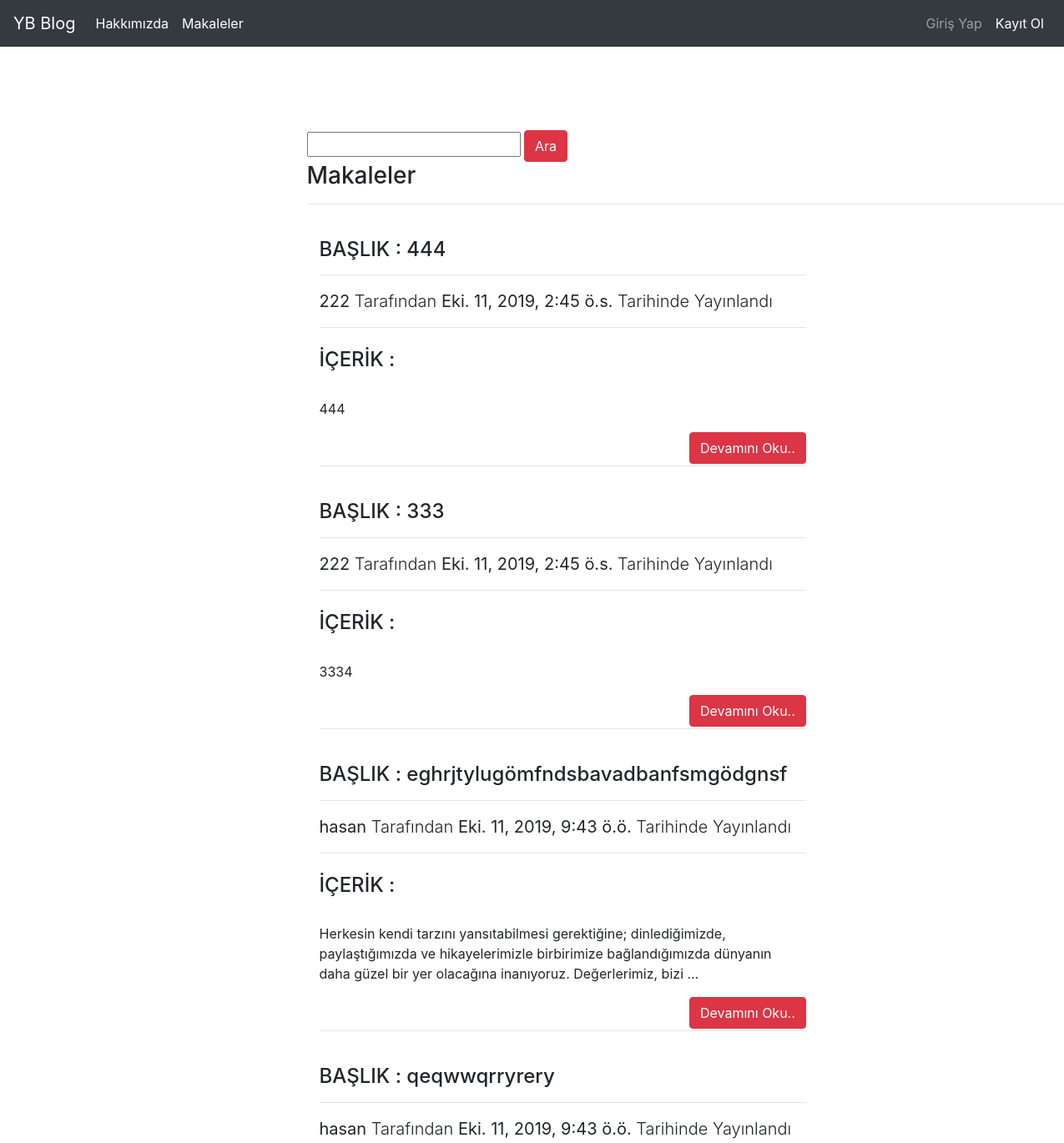
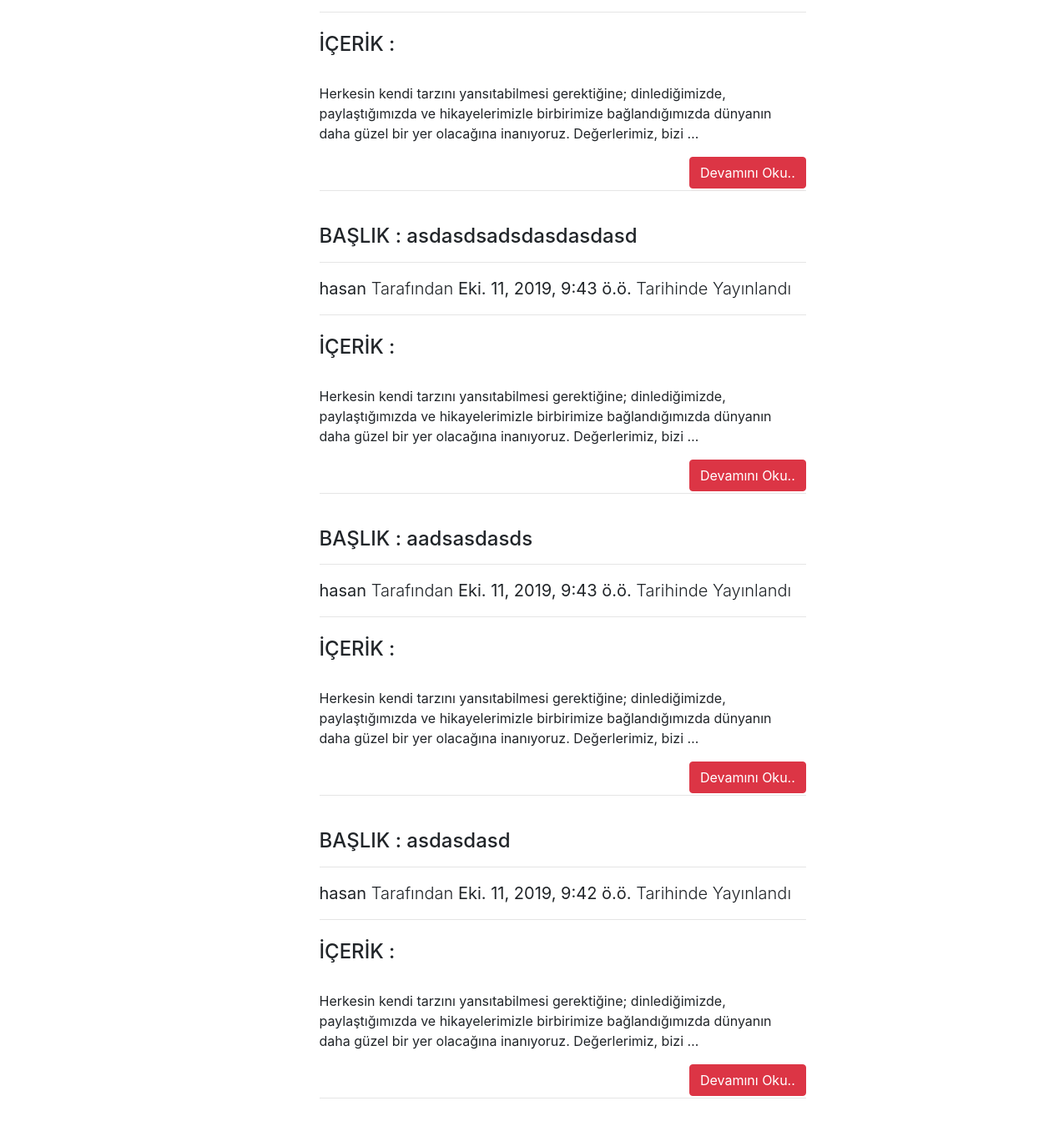
The app's page /articles/ with its own data (2 pictures, top to bottom).
### article/models.py (models this page shows, shortened)
class Article(models.Model):
    author = models.ForeignKey("auth.User",on_delete = models.CASCADE, verbose_name ="YAZAR")
    title = models.CharField(max_length=50, verbose_name ="Başlık")
    content = models.TextField(verbose_name="içerik")
    created_date = models.DateTimeField(auto_now_add=True, verbose_name ="Oluşturma Tarihi")
    class Meta:
        ordering = ['-created_date']

### article/views.py (the view)
# urls.py: path('',views.articles,name="articles"),
def articles(request):
    keyword = request.GET.get("keyword")
    if keyword:
        articles = Article.objects.filter(title__contains=keyword)
        return render(request,"articles.html",{"articles":articles})
    articles = Article.objects.all()
    return render(request,"articles.html",{"articles":articles})

### templates/articles.html (shortened to what this page needs)
{% extends "layout.html" %}
{% block body %}
<div class="row">
<div class="col-md-10 offset-md-3">
        <form>
            <input type="text" name = "keyword" class="input-sm">
            <button type="submit" class="btn btn-danger">Ara</button>
        </form>
        <h3>Makaleler</h3><hr>
        </div></div>
{% if articles %}
{% for article in articles %}
<div class="row">
<div class="col-md-10 offset-md-3">
      <div class="col-lg-8">
       <h4 class="mt-4">BAŞLIK : {{article.title}}</h4>
        <hr>
        <p class="lead">
         <b> {{article.author.username}} </b>Tarafından  <b>{{article.created_date}}</b> Tarihinde Yayınlandı
        </p>
        <hr>
        <p class="lead">
        <h4 class="mt-4">İÇERİK :</h4></br>
            {{article.content|safe|truncatewords:20}}
        </p>
        <a href="{% url 'article:detail' article.id %}" class="btn btn-danger" style="float : right;">Devamını Oku..</a>
        <hr>
      </div>
</div>
    </div>
{% endfor %}
{% else %}
<div class="alert alert-danger">
    Makale Bulunamadı
</div>
{% endif %}
{% endblock body %}

### templates/layout.html (shortened to what this page needs)
<!DOCTYPE html>
 {% load static %}
 <html lang="en">
  <head>
<link rel="stylesheet" href="{% static 'css/bootstrap.min.css' %}" >
  </head>
   <body>
     {% include 'includes/navbar.html' %}
     <div style="margin-top: 100px; margin-bottom: 150px;" class="container">
         {% block body %}
        {% endblock body %}
      </div>
   </body>
 </html>

### templates/includes/navbar.html (shortened to what this page needs)
<nav class="navbar navbar-expand-md navbar-dark bg-dark mb-4">
        <a class="navbar-brand" href="{% url 'index' %}">YB Blog</a>
        <div class="collapse navbar-collapse" id="navbarCollapse">
          <ul class="navbar-nav mr-auto">
            <li class="nav-item active">
              <a class="nav-link" href="{% url 'about' %}">Hakkımızda <span class="sr-only">(current)</span></a>
            </li>
              <li class="nav-item active">
              <a class="nav-link" href="{% url 'article:articles' %}">Makaleler <span class="sr-only">(current)</span></a>
            </li>
          </ul><ul class="navbar-nav ml-auto"
          {% if request.user.is_authenticated %}
           >
             <li class="nav-item active">
              <a class="nav-link" href="{% url 'article:dashboard' %}">Kontrol Paneli<span class="sr-only">(current)</span></a>
            </li>
            <li class="nav-item active">
              <a class="nav-link" href="{% url 'user:logout' %}">Çıkış Yap<span class="sr-only">(current)</span></a>
            </li>
          {% else %}
              <li class="nav-item active">
              <a class="nav-link" href="{% url 'user:login' %}">Giriş Yap<span class="sr-only">(current)</span></a>
          {% endif %}
            <li class="nav-item active">
              <a class="nav-link" href="{% url 'user:register' %}">Kayıt Ol<span class="sr-only">(current)</span></a>
            </li>
          </ul>
        </div>
      </nav>

### records on screen
Article: title "444", author.username "222", created_date "Eki. 11, 2019, 2:45 ö.s.", content "444"
Article: title "333", author.username "222", created_date "Eki. 11, 2019, 2:45 ö.s.", content "3334"
Article: title "eghrjtylugömfndsbavadbanfsmgödgnsf", author.username "hasan", created_date "Eki. 11, 2019, 9:43 ö.ö.", content "Herkesin kendi tarzını yansıtabilmesi gerektiğine; dinlediğimizde, paylaştığımızda ve hikayelerimizle birbirimize bağlandığımızda dünyanın daha güzel bir yer olacağına inanıyoruz. Değerlerimiz, bizi …"
Article: title "qeqwwqrryrery", author.username "hasan", created_date "Eki. 11, 2019, 9:43 ö.ö.", content "Herkesin kendi tarzını yansıtabilmesi gerektiğine; dinlediğimizde, paylaştığımızda ve hikayelerimizle birbirimize bağlandığımızda dünyanın daha güzel bir yer olacağına inanıyoruz. Değerlerimiz, bizi …"
Article: title "asdasdsadsdasdasdasd", author.username "hasan", created_date "Eki. 11, 2019, 9:43 ö.ö.", content "Herkesin kendi tarzını yansıtabilmesi gerektiğine; dinlediğimizde, paylaştığımızda ve hikayelerimizle birbirimize bağlandığımızda dünyanın daha güzel bir yer olacağına inanıyoruz. Değerlerimiz, bizi …"
Article: title "aadsasdasds", author.username "hasan", created_date "Eki. 11, 2019, 9:43 ö.ö.", content "Herkesin kendi tarzını yansıtabilmesi gerektiğine; dinlediğimizde, paylaştığımızda ve hikayelerimizle birbirimize bağlandığımızda dünyanın daha güzel bir yer olacağına inanıyoruz. Değerlerimiz, bizi …"
Article: title "asdasdasd", author.username "hasan", created_date "Eki. 11, 2019, 9:42 ö.ö.", content "Herkesin kendi tarzını yansıtabilmesi gerektiğine; dinlediğimizde, paylaştığımızda ve hikayelerimizle birbirimize bağlandığımızda dünyanın daha güzel bir yer olacağına inanıyoruz. Değerlerimiz, bizi …"
